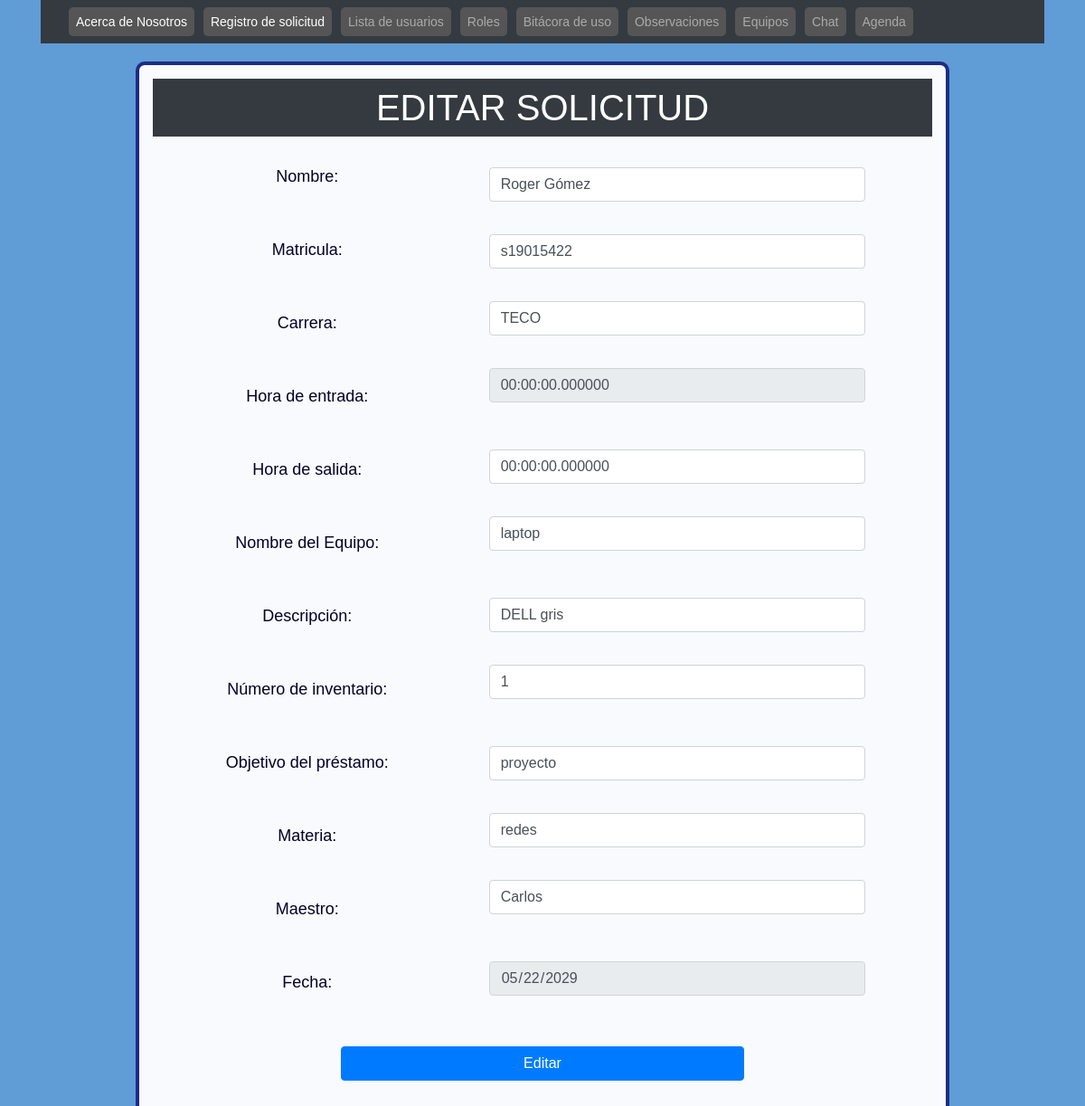
The app's page /ProyectoTW/solicitudes/editar.php?codigo=1 with its own data.
### tables this page shows
CREATE TABLE IF NOT EXISTS `solicitud` (
  `codigo` int NOT NULL AUTO_INCREMENT,
  `nombre` varchar(100) DEFAULT NULL,
  `matricula` varchar(20) DEFAULT NULL,
  `carrera` varchar(20) DEFAULT NULL,
  `hora_entrada` time(6) DEFAULT NULL,
  `hora_salida` time(6) NOT NULL,
  `nom_equipo` varchar(20) DEFAULT NULL,
  `descripcion` varchar(200) DEFAULT NULL,
  `num_inventario` int DEFAULT NULL,
  `objetivo_prestamo` varchar(200) DEFAULT NULL,
  `materia` varchar(100) DEFAULT NULL,
  `maestro` varchar(100) DEFAULT NULL,
  `fecha` date DEFAULT NULL,
  PRIMARY KEY (`codigo`)
);

### ProyectoTW/solicitudes/editar.php (the view, shortened to what this page needs)
<?php include 'template/header.php' ?>
<?php
    include_once 'model/conexion.php';
    $codigo = $_GET['codigo'];
    $sentencia = $bd->prepare("select * from solicitud where codigo = ?;");
    $sentencia->execute([$codigo]);
    $solicitud = $sentencia->fetch(PDO::FETCH_OBJ);
?>
<div class="container" role="main">
<div class="c1">
    <div class="menu">
        <nav class="navbar navbar-expand-lg navbar-dark bg-dark">
            <div class="container-fluid">
                <div class="collapse navbar-collapse" id="navbarNav">
                    <ul class="navbar-nav">
                    <li class="nav-item">
                            <a class="nav-link active" aria-current="page" href="../login/welcome.php">Acerca de Nosotros</a>
                        </li>
                        <li class="nav-item">
                            <a class="nav-link active" aria-current="page" href="../solicitudes/index.php">Registro de solicitud</a>
                        </li>
                        <li class="nav-item">
                            <a class="nav-link" href="../admin/listaUsuarios/alumno.php">Lista de usuarios</a>
                        </li>
                        <li class="nav-item">
                            <a class="nav-link" href="../admin/roles/roles.php">Roles</a>
                        </li>
                        <li class="nav-item">
                            <a class="nav-link" href="../solicitudes/tabla.php">Bitácora de uso</a>
                        </li>
                        <li class="nav-item">
                            <a class="nav-link" href="../observaciones/listaObservaciones.php">Observaciones</a>
                        </li>
                        <li class="nav-item">
                            <a class="nav-link" href="../admin/equipos/equipos.php">Equipos</a>
                        </li>
                        <li class="nav-item">
                            <a class="nav-link" href="../chat/paginaChatAdministrador.php">Chat</a>
                        </li>
                        <li class="nav-item">
                            <a class="nav-link" href="https://microservicio-todolist.herokuapp.com/ws/todolist.wsdl">Agenda</a>
                        </li>
                    </ul>
                </div>
            </div>
        </nav>
    </div>
</div>
</div>
<div class="card-body">
    <div class="login2"class="container mt-2 ml-2" >
            <h1 class="p-2 bg-dark" >EDITAR SOLICITUD</h1>
                <form class="p-8" method="POST" action="editarProceso.php">
                    <div class="form-group row">
                        <div class="col-sm-5">
                        <br>
                            <label class="form-label">Nombre: </label><br><br><br>
                            <label class="form-label">Matricula: </label><br><br><br>
                            <label class="form-label">Carrera: </label><br><br><br>
                            <label class="form-label">Hora de entrada: </label><br><br><br>
                            <label class="form-label">Hora de salida: </label><br><br><br>
                            <label class="form-label">Nombre del Equipo: </label><br><br><br>
                            <label class="form-label">Descripción: </label><br><br><br>
                            <label class="form-label">Número de inventario: </label><br><br><br>
                            <label class="form-label">Objetivo del préstamo: </label><br><br><br>
                            <label class="form-label">Materia: </label><br><br><br>
                            <label class="form-label">Maestro: </label><br><br><br>
                            <label class="form-label">Fecha: </label><br><br><br>
                        </div>
                        <div class="col-sm-6" >
                        <br>
                            <input type="text" class="form-control" name="txtNombre" required
                        value="<?php echo $solicitud->nombre; ?>"><br>
                            <input type="text" class="form-control" name="txtMatricula" autofocus required
                        value="<?php echo $solicitud->matricula; ?>"><br>
                            <input type="text" class="form-control" name="txtCarrera" autofocus required
                        value="<?php echo $solicitud->carrera; ?>"><br>
                            <input class="form-control" name="txtEntrada" autofocus required
                        value="<?php echo $solicitud->hora_entrada; ?>" readonly><br><br>
                            <input class="form-control" name="txtSalida"  autofocus required
                        value="<?php echo $solicitud->hora_salida; ?>"><br>
                            <input type="text" class="form-control" name="txtEquipo" required
                        value="<?php echo $solicitud->nom_equipo; ?>"><br><br>
                            <input type="text"  class="form-control" name="txtDescripcion" required
                        value="<?php echo $solicitud->descripcion; ?>"><br>
                            <input type="text" class="form-control" name="txtInventario" required
                        value="<?php echo $solicitud->num_inventario; ?>"><br><br>
                            <input type="text" class="form-control" name="txtPrestamo" required
                        value="<?php echo $solicitud->objetivo_prestamo; ?>"><br>
                            <input type="text" class="form-control" name="txtMateria" required
                        value="<?php echo $solicitud->materia; ?>"><br>
                            <input type="text" class="form-control" name="txtMaestro" required
                        value="<?php echo $solicitud->maestro; ?>"><br><br>
                            <input type="date" class="form-control" name="txtFecha" autofocus required
                        value="<?php echo $solicitud->fecha;?>" readonly>
                        </div>
                        <input type="submit" class="btn btn-primary" value="Editar">
                    </div>
                </form>
    </div>
</div>

### ProyectoTW/solicitudes/css/estilo.css (style rules this page uses)
* { font-family: sans-serif; box-sizing: border-box; }
.login2 { width: 900px; float: center; border: 4px solid rgb(29, 44, 133); padding: 15px; background: rgba(255, 255, 255, 0.952); border-radius: 10px; }
input { display: block; border: 2px solid rgb(255, 255, 255); width: 50%; padding: 10px; margin: 10px auto; border-radius: 5px; }
label { color: rgb(3, 0, 39); font-size: 18px; padding: 10px; }
h1 { text-align: center; color: #fff; }
a { float: right; background: #555; padding: 10px 15px; color: #fff; border-radius: 5px; margin-right: 10px; border: none; text-decoration: none; }

### records on screen
solicitud: txtNombre "Roger Gómez", txtMatricula "s19015422", txtCarrera "TECO", txtEntrada "00:00:00.000000", txtSalida "00:00:00.000000", txtEquipo "laptop", txtDescripcion "DELL gris", txtInventario "1", txtPrestamo "proyecto", txtMateria "redes", txtMaestro "Carlos", txtFecha "05/22/2029"
